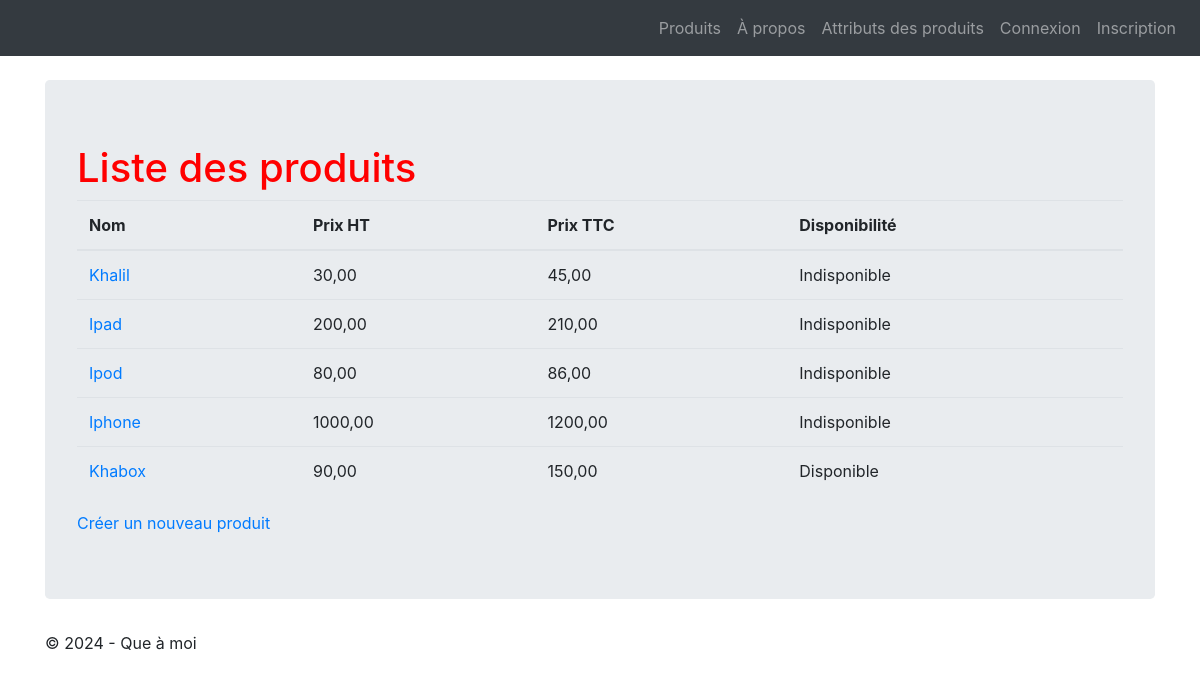
The app's page /lesProduits/product/list, older data.
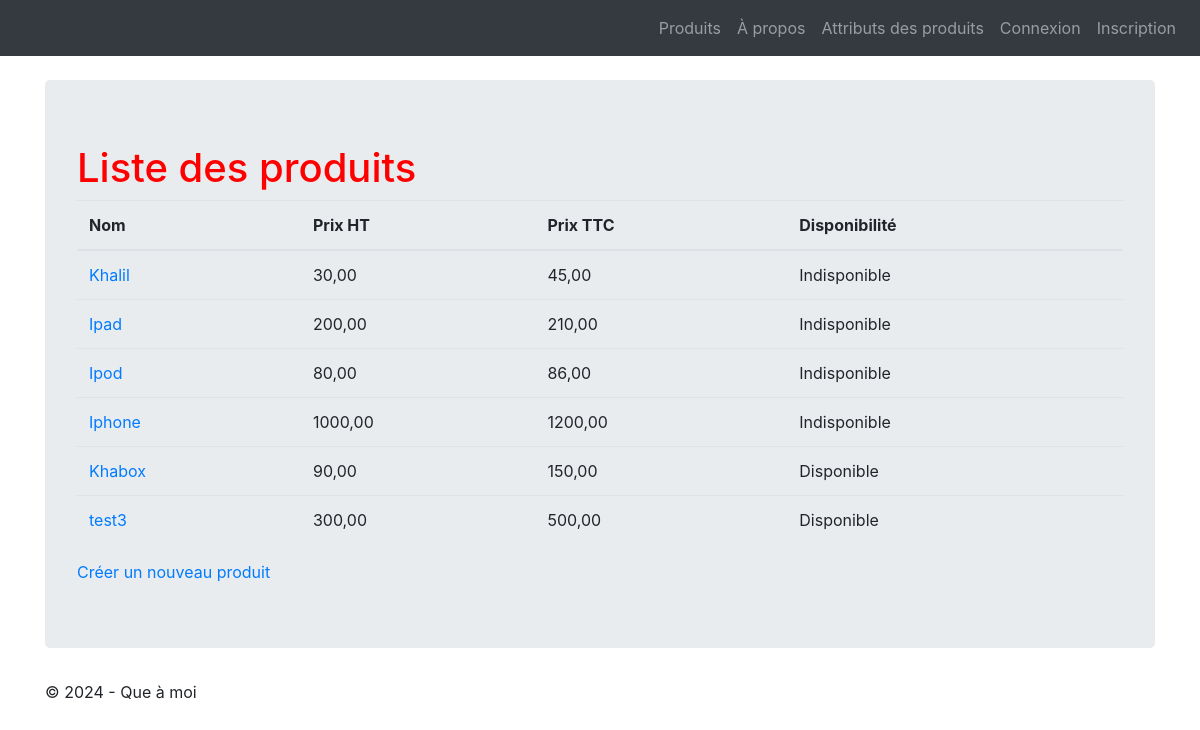
The same page, newer data.
### firsttuto/LesProduits/models.py (models this page shows, shortened)
class Product(models.Model):
    class Meta:
        verbose_name = "Produit"
    name = models.CharField(max_length=100)
    code = models.CharField(max_length=10, null=True, blank=True, unique=True)
    price_ht = models.DecimalField(max_digits=8, decimal_places=2, null=True, blank=True,
                                   verbose_name="Prix unitaire HT")
    price_ttc = models.DecimalField(max_digits=8, decimal_places=2, null=True, blank=True,
                                    verbose_name="Prix unitaire TTC")
    status = models.SmallIntegerField(choices=PRODUCT_STATUS, default=0)
    date_creation = models.DateTimeField(blank=True, verbose_name="Date création")

### firsttuto/LesProduits/views.py (the view)
# urls.py: path('product/list', views.ProductListView.as_view(), name='Tous les produits'),
class ProductListView(ListView):
    model = Product
    template_name = "ListProducts.html"
    context_object_name = "prdcts"

### templates/ListProducts.html
{% extends "base.html" %}
{% block content %}
    <h1>Liste des produits</h1>
    <table class="table">
        <thead>
            <tr>
                <th>Nom</th>
                <th>Prix HT</th>
                <th>Prix TTC</th>
                <th>Disponibilité</th>
            </tr>
        </thead>
        <tbody>
            {% for product in prdcts %}
                <tr>
                    <td><a href="{% url 'detail_produit' product.id %}">{{product.name}}</a></td>
                    <td>{{product.price_ht}}</td>
                    <td>{{product.price_ttc}}</td>
                    {% if product.status == 0 %}
                        <td>Indisponible</td>
                    {% else %}
                        <td>Disponible</td>
                    {% endif %}
                </tr>
            {% endfor %}
        </tbody>
    </table>
    <a href="{% url 'product-add' %}">Créer un nouveau produit</a>
{% endblock %}

Row changes from the older to the newer data that the page shows:
added Product: name "test3", price_ht "300,00", price_ttc "500,00", status "Disponible"
